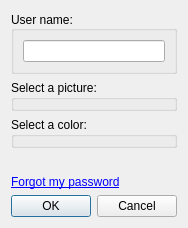
<?xml version="1.0" encoding="UTF-8"?>
<ui version="4.0">
 <class>LoginDialog</class>
 <widget class="QDialog" name="LoginDialog">
  <property name="geometry">
   <rect>
    <x>0</x>
    <y>0</y>
    <width>176</width>
    <height>228</height>
   </rect>
  </property>
  <property name="windowTitle">
   <string>Enter log in details</string>
  </property>
  <layout class="QGridLayout" name="gridLayout">
   <item row="0" column="0">
    <widget class="QGroupBox" name="userNameGroupBox">
     <property name="title">
      <string>User name:</string>
     </property>
     <property name="alignment">
      <set>Qt::AlignLeading|Qt::AlignLeft|Qt::AlignVCenter</set>
     </property>
     <property name="flat">
      <bool>true</bool>
     </property>
     <layout class="QHBoxLayout" name="horizontalLayout">
      <item>
       <widget class="QLineEdit" name="userNameLineEdit"/>
      </item>
     </layout>
    </widget>
   </item>
   <item row="1" column="0">
    <widget class="QGroupBox" name="pictureGroupBox">
     <property name="title">
      <string>Select a picture:</string>
     </property>
     <property name="flat">
      <bool>true</bool>
     </property>
     <property name="checkable">
      <bool>false</bool>
     </property>
    </widget>
   </item>
   <item row="2" column="0">
    <widget class="QGroupBox" name="colorGroupBox">
     <property name="title">
      <string>Select a color:</string>
     </property>
     <property name="flat">
      <bool>true</bool>
     </property>
    </widget>
   </item>
   <item row="3" column="0">
    <spacer name="verticalSpacer">
     <property name="orientation">
      <enum>Qt::Vertical</enum>
     </property>
     <property name="sizeHint" stdset="0">
      <size>
       <width>20</width>
       <height>352</height>
      </size>
     </property>
    </spacer>
   </item>
   <item row="5" column="0">
    <widget class="QDialogButtonBox" name="buttonBox">
     <property name="orientation">
      <enum>Qt::Horizontal</enum>
     </property>
     <property name="standardButtons">
      <set>QDialogButtonBox::Cancel|QDialogButtonBox::Ok</set>
     </property>
    </widget>
   </item>
   <item row="4" column="0">
    <widget class="QLabel" name="helpLabel">
     <property name="text">
      <string>&lt;a href=&quot;https://www.chds.us/?auth/login&quot;&gt;Forgot my password&lt;/a&gt;</string>
     </property>
     <property name="openExternalLinks">
      <bool>true</bool>
     </property>
    </widget>
   </item>
  </layout>
 </widget>
 <tabstops>
  <tabstop>userNameLineEdit</tabstop>
  <tabstop>buttonBox</tabstop>
 </tabstops>
 <resources/>
 <connections>
  <connection>
   <sender>buttonBox</sender>
   <signal>accepted()</signal>
   <receiver>LoginDialog</receiver>
   <slot>accept()</slot>
   <hints>
    <hint type="sourcelabel">
     <x>248</x>
     <y>254</y>
    </hint>
    <hint type="destinationlabel">
     <x>157</x>
     <y>274</y>
    </hint>
   </hints>
  </connection>
  <connection>
   <sender>buttonBox</sender>
   <signal>rejected()</signal>
   <receiver>LoginDialog</receiver>
   <slot>reject()</slot>
   <hints>
    <hint type="sourcelabel">
     <x>316</x>
     <y>260</y>
    </hint>
    <hint type="destinationlabel">
     <x>286</x>
     <y>274</y>
    </hint>
   </hints>
  </connection>
 </connections>
</ui>
